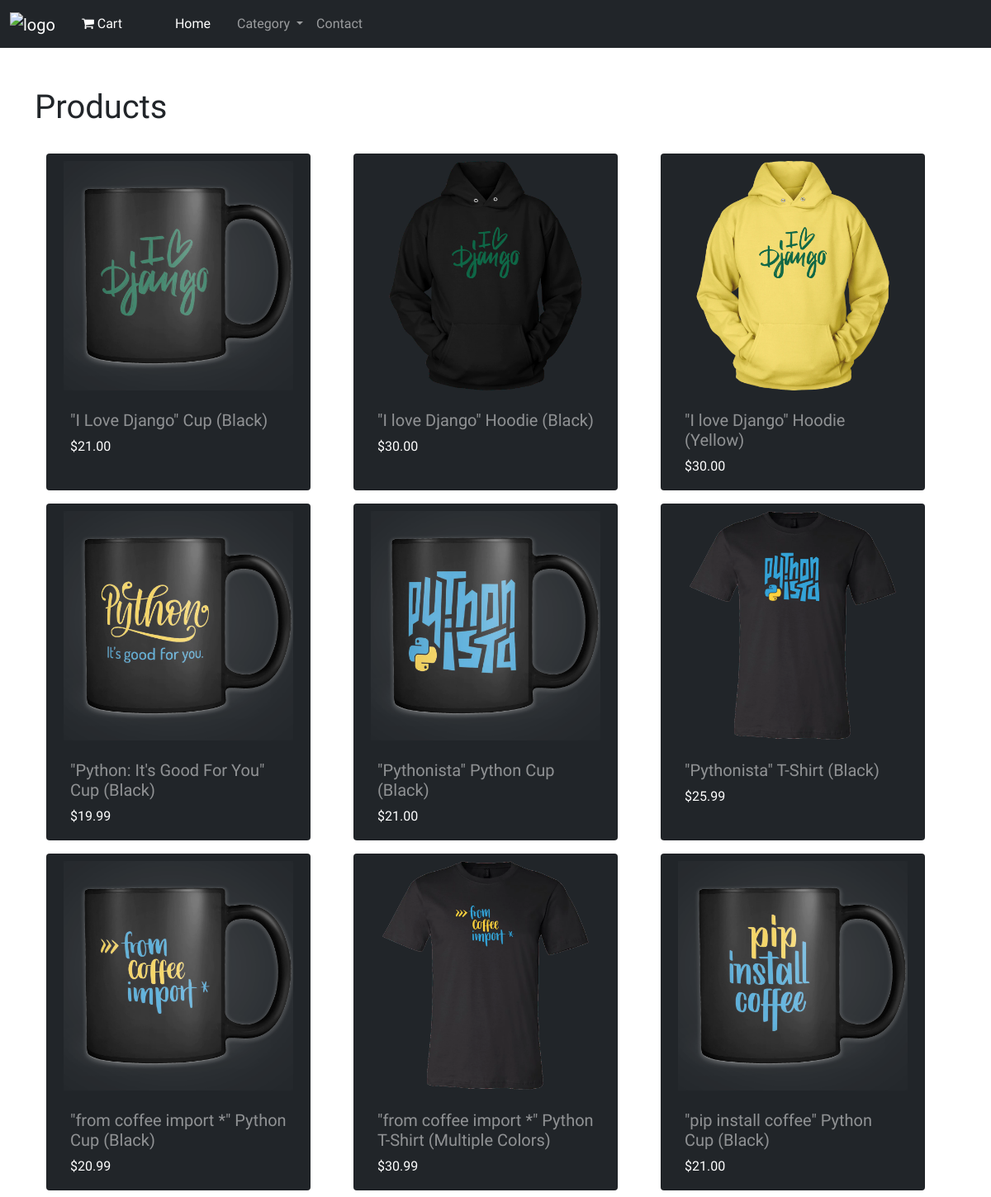
The page / on the database its author committed.
### shop/models.py (models this page shows, shortened)
class Product(models.Model):
    category = models.ForeignKey(Category, on_delete=models.CASCADE, related_name='products')
    name = models.CharField(max_length=100)
    slug = models.SlugField(max_length=100)
    image = models.ImageField(upload_to='products/%Y/%m/%d')
    price = models.DecimalField(max_digits=10, decimal_places=2)
    description = models.TextField(blank=True)
    created = models.DateTimeField(auto_now_add=True)
    updated = models.DateTimeField(auto_now=True)
    class Meta:
        ordering = ('name',)
    def get_absolute_url(self):
        return reverse('shop:product_detail', args=[self.id, self.slug])

### shop/views.py (the view)
# urls.py: path('', views.product_list, name='product_list'),
def product_list(request, category_slug=None):
    category = None
    products = Product.objects.all()
    if category_slug:
        category = Category.objects.filter(slug=category_slug)
        products = Product.objects.filter(category__in=category)
    return render(request, 'shop/product_list.html', {'products': products,
                                                      'category': category})

### shop/templates/shop/product_list.html (shortened to what this page needs)
{% extends 'base.html' %}
{% block content %}
<div>
    <h1 class="justify-content-center p-auto pt-5 pb-3">{% if category %}{{ category.0 }}{% else %}Products{% endif %}</h1>
    <div class="row col-xs-2 col-12 d-flex justify-content-around p-auto">
        {% for product in products %}
            <div class="card m-2 bg-dark" style="width: 20rem;">
                <a href="{{ product.get_absolute_url }}"><img src="{{ product.image.url }}" class="card-img-top p-2"></a>
              <div class="card-body">
                  <a class="text-decoration-none text-white-50" href="{{ product.get_absolute_url }}"><h5 class="card-title">{{ product.name }}</h5></a>
                  <p class="card-text text-white">${{ product.price }}</p>
              </div>
            </div>
        {% endfor %}
    </div>
</div>
{% endblock %}

### shop/templates/base.html (shortened to what this page needs)
<!DOCTYPE html>
{% load static %}
<html lang="en">
<head>
    <link href="https://cdn.jsdelivr.net/npm/bootstrap@5.1.3/dist/css/bootstrap.min.css" rel="stylesheet">
    <link rel="stylesheet" href="https://cdnjs.cloudflare.com/ajax/libs/font-awesome/4.7.0/css/font-awesome.min.css">
</head>
<body>
    <nav class="navbar navbar-expand-md navbar-dark bg-dark">
        <div class="container-fluid">
            <a href="{% url 'shop:product_list' %}" class="navbar-brand"><img src="https://encrypted-tbn0.gstatic.com/images?q=tbn:ANd9GcQ5UpuzIagOr16AHXBqlF7XIMlmdra1Yhc9Jg&usqp=CAU" alt="logo" width="40" height="40"></a>
            <div class="collapse navbar-collapse" id="navbarMenu">
                <ul class="navbar-nav me-auto mb-2 mb-lg-0">
                  <li class="nav-item me-5 ms-2">
                    <a class="nav-link active" aria-current="page" href="{% url 'cart:cart_detail' %}"><i class="fa fa-shopping-cart"></i> Cart</a>
                  </li>
                    <li class="nav-item">
                      <a class="nav-link active" aria-current="page" href="{% url 'shop:product_list' %}">Home</a>
                    </li>
                    <li class="nav-item">
                      <a class="nav-link" href="#"></a>
                    </li>
                    <li class="nav-item dropdown">
                        <a class="nav-link dropdown-toggle" href="#" id="navbarDropdown" role="button" data-bs-toggle="dropdown" aria-expanded="false">
                          Category
                        </a>
                      </li>
                    <li class="nav-item">
                      <a class="nav-link" href="#">Contact</a>
                    </li>
                  </ul>
            </div>
        </div>
    </nav>
    <div class="container">
        {% block content %}
        {% endblock %}
    </div>
</body>
</html>

### shop/templates/base.html (style rules this page uses)
body { font-family: "Hind", Arial, Helvetica, sans-serif; }

### rows shown on the page
Product: image (picture), name "\"I Love Django\" Cup (Black)", price "21.00"
Product: image (picture), name "\"I love Django\" Hoodie (Black)", price "30.00"
Product: image (picture), name "\"I love Django\" Hoodie (Yellow)", price "30.00"
Product: image (picture), name "\"Python: It's Good For You\" Cup (Black)", price "19.99"
Product: image (picture), name "\"Pythonista\" Python Cup (Black)", price "21.00"
Product: image (picture), name "\"Pythonista\" T-Shirt (Black)", price "25.99"
Product: image (picture), name "\"from coffee import *\" Python Cup (Black)", price "20.99"
Product: image (picture), name "\"from coffee import *\" Python T-Shirt (Multiple Colors)", price "30.99"
Product: image (picture), name "\"pip install coffee\" Python Cup (Black)", price "21.00"
